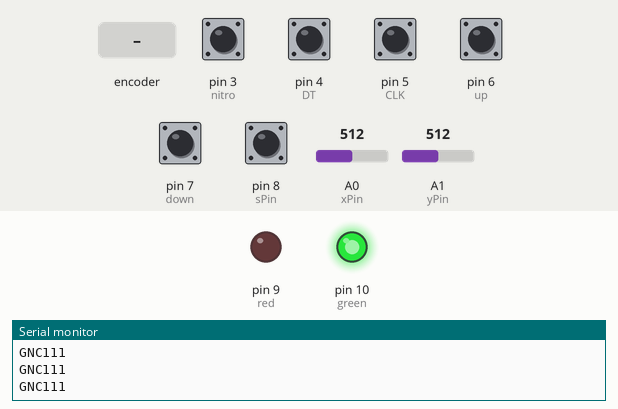
Simulated run of this sketch. Board: Arduino Uno, built with avr-gcc and run on an emulated ATmega328P. Parts: output pins drawn as LEDs (lit = HIGH), the last lines printed to the serial monitor. The inputs (shaded band) are chosen by the test bench; at power-on: pin 3 (nitro), pin 4 (DT), pin 5 (CLK), pin 6 (up), pin 7 (down), pin 8 (sPin) HIGH, A1 (yPin) = 512, A0 (xPin) = 512.

Above: at 1.2 s.
1.3 s: rotary encoder on pin 5 (CLK) / pin 4 (DT) turned 3 steps (first pin leading)
At 1.9 s:
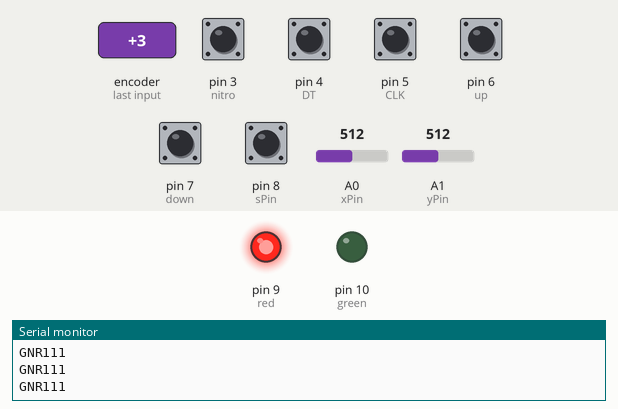
3.4 s: A1 (yPin) set to 446
4.9 s: A1 (yPin) set to 416
Timing chart, 0 to 7.9 s (numbered marks = the images above; inputs shaded):
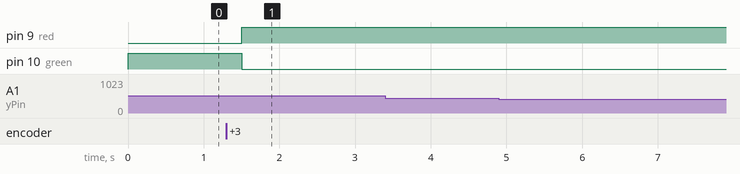

Measured:
- after the input at 1.3 s, pin 9 (red): LOW → HIGH after 0.20 s; pin 10 (green): HIGH → LOW after 0.20 s

The sketch:

_CLOSED__NFS.ino
```cpp
/* Simulator encorporating Gearbox and Steering wheel*/
//-----------LAST MODEL WITH PERFECT WORKING-------------

//---------Pins------------
int xPin = A0,  yPin = A1, sPin = 8;
int DT= 4, CLK=5;
int red=9, green=10;
int nitro =3;
int up= 6, down =7;
//---------/Pins------------


//---------Vars------------
int xVal, yVal, sVal;
String gear;
int c=0;
int prevCLK, currCLK;
int pmils, cmils;
String encdir, steer;
String st;
int upSt, downSt, nitroSt;
//---------/Vars------------

//---------Auxiliary Functions------------
String gearCheck(int x, int y)
{
  if (x <= 428 && x >= 0)
  {
    if (y >= 0 && y <= 432)
      gear = "G1";
    else if (y >= 592 && y <= 1023)
      gear = "G2";
  }
  else if (x >= 429 && x <= 591)
  {
    if (y >= 0 && y <= 432)
      gear = "G3";
    else if (y >= 592 && y <= 1023)
      gear = "G4";
  }
  else if (x >= 592 && x <= 1023)
  {
    if (y >= 0 && y <= 432)
      gear = "G5";
    else if (y >= 592 && y <= 1023)
      gear = "G6";
  }
  return gear;
}

String LCRcheck()
{
  currCLK= digitalRead(CLK);
  if (currCLK!= prevCLK)
  {
    if(digitalRead(DT)!=currCLK)
    {
      c--;
    }
    else
    {
      c++;
    }
   }
  if (c<-2)
    {
      digitalWrite(red, HIGH);
      digitalWrite(green, LOW);
      encdir= "R";
    }
    else if(c>2)
    {
      digitalWrite(red, HIGH);
      digitalWrite(green, LOW);
      encdir= "L";
    }
    else
    {
      digitalWrite(green, HIGH);
      digitalWrite(red, LOW);
      encdir = "C";
    }
    prevCLK=currCLK;
    return encdir;
}

//---------/Auxiliary Functions------------


void setup()
{
  Serial.begin(9600);
  pinMode(DT, INPUT);
  pinMode(CLK, INPUT);
  pinMode(green, OUTPUT);
  pinMode(red, OUTPUT);
  prevCLK= digitalRead(CLK);
  pinMode(xPin, INPUT);
  pinMode(yPin, INPUT);
  pinMode(sPin, INPUT);
  digitalWrite(sPin, HIGH);
  pinMode(nitro, INPUT);
  pinMode(up, INPUT);
  pinMode(down, INPUT);
  digitalWrite(nitro, HIGH);
  digitalWrite(up, HIGH);
  digitalWrite(down, HIGH);
  st="";
  pmils=0;
}


void loop()
{
  st="";
  //----------Gearbox------->
  sVal = digitalRead(sPin);
  if (sVal == 0)
    delay(700);
  xVal = analogRead(xPin);
  yVal = analogRead(yPin);
  gear = gearCheck(xVal, yVal);
  if (sVal == 0 && gear == "G6")
  {
    gear = "GR";
    delay(1000);
    sVal=1;
  }
  else if (sVal == 0 && gear == "G5")
  {
    gear = "G7";
    delay(1000);
    sVal=1;
  }
  else if (sVal == 0)
  {
    gear = "GN";
  }
  if(gear=="")
    gear="GN";
  st=st+gear;

  //----------Steering------->

  steer= LCRcheck();
  st= st+steer;

  //----------Valves------->
  upSt= digitalRead(up);
  downSt= digitalRead(down);
  nitroSt= digitalRead(nitro);
  st= st+ String(upSt);
  st= st+ String(downSt);
  st= st+ String(nitroSt);

  //----------Output------->
  cmils=millis();
  if(cmils-pmils > 150)
  {
    Serial.println(st);
    pmils=cmils;
  }
}
```
